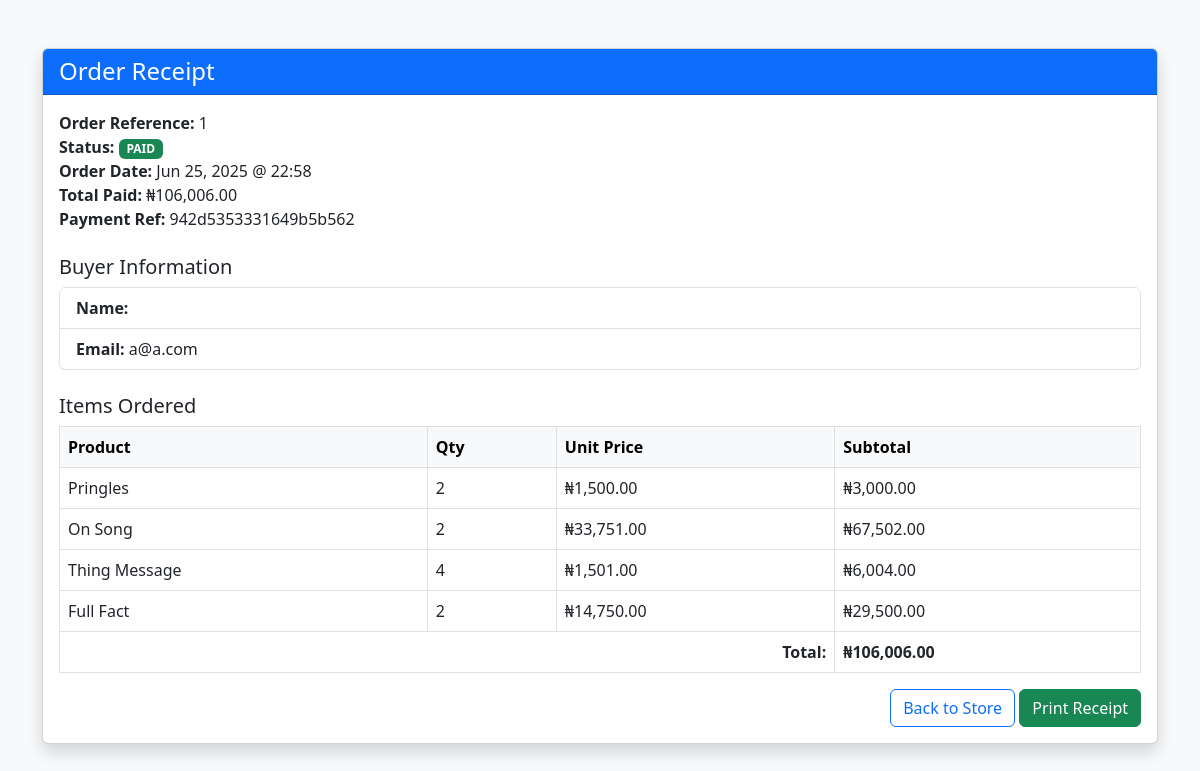
/receipt/ (signed in), run on the app's committed database.
### store/models.py (models this page shows, shortened)
class Order(models.Model):
    ADMIN = "admin"
    FACULTY = "faculty"
    TETFUND = 'tetfund'
    HALL_1 = 'hall_1'
    HALL_2 = 'hall_2'
    HALL_3 = 'hall_3'
    HALL_4 = 'hall_4'
    HALL_5 = 'hall_5'
    HALL_6 = 'hall_6'
    HALL_7 = 'hall_7'
    HALL_8 = 'hall_8'
    PICKUP_CHOICES = (
        (ADMIN , "admin"),
        (FACULTY , "faculty"),
        (TETFUND , "tetfund"),
        (HALL_1 , "hall_1"),
        (HALL_2 , "hall_2"),
        (HALL_3 , "hall_3"),
        (HALL_4 , "hall_4"),
        (HALL_5 , "hall_5"),
        (HALL_6 , "hall_6"),
        (HALL_7 , "hall_7"),
        (HALL_8 , "hall_8"),
    )
    created_by = models.ForeignKey(UserProfile, related_name='order', on_delete=models.SET_NULL, null=True)
    first_name = models.CharField(max_length=50)
    last_name = models.CharField(max_length=50)
    phone = PhoneNumberField(default="08031234567")
    pickup_location = models.CharField(max_length=50, choices=PICKUP_CHOICES, default=ADMIN)
    total_cost = models.IntegerField(blank=True, null=True)
    is_paid = models.BooleanField(default=False)
    merchant_id = models.CharField(max_length=250)
    created_at = models.DateTimeField(auto_now_add=True)
    ref = models.CharField(max_length=50)

class Payment(models.Model):
    user = models.ForeignKey(UserProfile, on_delete=models.CASCADE)
    order = models.ForeignKey(Order, on_delete=models.CASCADE, related_name="payments")
    ref = models.CharField(max_length=20, unique=True)
    amount = models.DecimalField(max_digits=10, decimal_places=2)
    status = models.CharField(max_length=10, default='pending')  # pending, paid, failed
    created_at = models.DateTimeField(auto_now_add=True)
    paystack_response = models.JSONField(null=True, blank=True)  # raw API response for reference

class OrderItem(models.Model):
    order = models.ForeignKey(Order, related_name='items', on_delete=models.CASCADE)
    product = models.ForeignKey(Product, related_name='item', on_delete=models.CASCADE)
    price = models.IntegerField()
    quantity =  models.IntegerField(default=1)
    fulfilled = models.BooleanField(default=False)

class Product(models.Model):
    DRAFT = "draft"
    WAITING_APPROVAL = "waiting approval"
    ACTIVE = 'active'
    DELETED = 'deleted'
    IN_STOCK = 'in stock'
    OUT_OF_STOCK = 'out of stock'
    STATUS_CHOICES = (
        (DRAFT , "draft"),
        (WAITING_APPROVAL , "waiting approval"),
        (ACTIVE , 'active'),
        (DELETED , 'deleted'),
    )
    STOCK_CHOICES = (
        (IN_STOCK , 'In stock'),
        (OUT_OF_STOCK , 'Out of stock'),
    )
    category = models.ForeignKey(Category, related_name='product', on_delete=models.CASCADE)
    vendor = models.ForeignKey(VendorProfile,related_name='product', on_delete=models.CASCADE)
    title = models.CharField(max_length=50)
    slug = models.SlugField()
    description = models.TextField()
    price = models.BigIntegerField()
    created_at = models.DateTimeField(auto_now=True)
    updated_at = models.DateTimeField(auto_now=True)
    product_image = models.ImageField(upload_to='uploads/product_image/', blank=True, null=True)
    thumbnail = models.ImageField(upload_to='uploads/product_image/thumbnail', blank=True, null=True)
    status = models.CharField(max_length=50, choices=STATUS_CHOICES, default=ACTIVE)
    stock = models.CharField(max_length=50, choices=STOCK_CHOICES, default=IN_STOCK)
    featured = models.BooleanField(default=False)
    class Meta:
        ordering = ('-created_at',)

### userprofile/models.py (models this page shows, shortened)
class UserProfile(AbstractBaseUser, PermissionsMixin):
    email = models.EmailField(_('email address'), unique=True)
    user_name = models.CharField(max_length=150, unique=True)
    first_name = models.CharField(max_length=150, blank=True)
    last_name = models.CharField(max_length=150, blank=True)
    start_date = models.DateTimeField(default=timezone.now)
    is_staff = models.BooleanField(default=False)
    is_active = models.BooleanField(default=True)
    is_vendor = models.BooleanField(default=False)
    objects = CustomAccountManager()
    USERNAME_FIELD = 'email'
    REQUIRED_FIELDS = ['user_name','first_name','last_name']

### store/views.py (the view)
# urls.py: path('receipt/', views.receipt, name='receipt'),
@login_required
def receipt(request):
    try:
        payment = Payment.objects.filter(user=request.user, status='paid').latest('created_at')
        order = payment.order
    except Payment.DoesNotExist:
        return HttpResponse("No recent successful payment found.", status=404)
    order_items = order.items.all()  # Assuming related_name='items' on OrderItem model
    return render(request, 'store/receipt.html', {
        'order': order,
        'payment': payment,
        'order_items': order_items,
    })

### store/context_processors.py (called while the page is built)
def cart(request):
    return {'cart':Cart(request)}

### store/templates/store/receipt.html (shortened to what this page needs)
{% load humanize %}
<!DOCTYPE html>
<html lang="en">
<head>
    <link href="https://cdn.jsdelivr.net/npm/bootstrap@5.3.0/dist/css/bootstrap.min.css" rel="stylesheet">
</head>
<body class="bg-light">
<div class="container my-5">
    <div class="card shadow">
        <div class="card-header bg-primary text-white">
            <h4 class="mb-0">Order Receipt</h4>
        </div>
        <div class="card-body">
            <div class="mb-3">
                <strong>Order Reference:</strong> {{ order.ref }}<br>
                <strong>Status:</strong>
                {% if payment.status == 'paid' %}
                    <span class="badge bg-success text-uppercase">{{ payment.status }}</span>
                {% else %}
                    <span class="badge bg-danger text-uppercase">{{ payment.status }}</span>
                {% endif %}<br>
                <strong>Order Date:</strong> {{ order.created_at|date:"M d, Y @ H:i" }}<br>
                <strong>Total Paid:</strong> ₦{{ payment.amount|floatformat:2|intcomma }}<br>
                <strong>Payment Ref:</strong> {{ payment.ref }}
            </div>
            <h5 class="mt-4">Buyer Information</h5>
            <ul class="list-group mb-4">
                <li class="list-group-item"><strong>Name:</strong> {{ order.created_by.get_full_name }}</li>
                <li class="list-group-item"><strong>Email:</strong> {{ order.created_by.email }}</li>
            </ul>
            <h5>Items Ordered</h5>
            <div class="table-responsive">
                <table class="table table-bordered align-middle">
                    <thead class="table-light">
                        <tr>
                            <th>Product</th>
                            <th>Qty</th>
                            <th>Unit Price</th>
                            <th>Subtotal</th>
                        </tr>
                    </thead>
                    <tbody>
                        {% for item in order_items %}
                            <tr>
                                <td>{{ item.product.title }}</td>
                                <td>{{ item.quantity }}</td>
                                <td>₦{{ item.product.price|floatformat:2|intcomma }}</td>
                                <td>₦{{ item.price|floatformat:2|intcomma }}</td>
                            </tr>
                        {% endfor %}
                    </tbody>
                    <tfoot>
                        <tr>
                            <th colspan="3" class="text-end">Total:</th>
                            <th>₦{{ order.total_cost|floatformat:2|intcomma }}</th>
                        </tr>
                    </tfoot>
                </table>
            </div>
            <div class="text-end">
                <a href="{% url 'frontpage' %}" class="btn btn-outline-primary">Back to Store</a>
                <button class="btn btn-success" onclick="window.print()">Print Receipt</button>
            </div>
        </div>
    </div>
</div>
</body>
</html>

### data on the page
Order: ref "1", created_at "Jun 25, 2025 @ 22:58", created_by.email "a@a.com", total_cost "106,006.00"
Payment: status "PAID", amount "106,006.00", ref "942d5353331649b5b562"
OrderItem: product "Pringles", quantity "2", product.price "1,500.00", price "3,000.00"
OrderItem: product "On Song", quantity "2", product.price "33,751.00", price "67,502.00"
OrderItem: product "Thing Message", quantity "4", product.price "1,501.00", price "6,004.00"
OrderItem: product "Full Fact", quantity "2", product.price "14,750.00", price "29,500.00"
